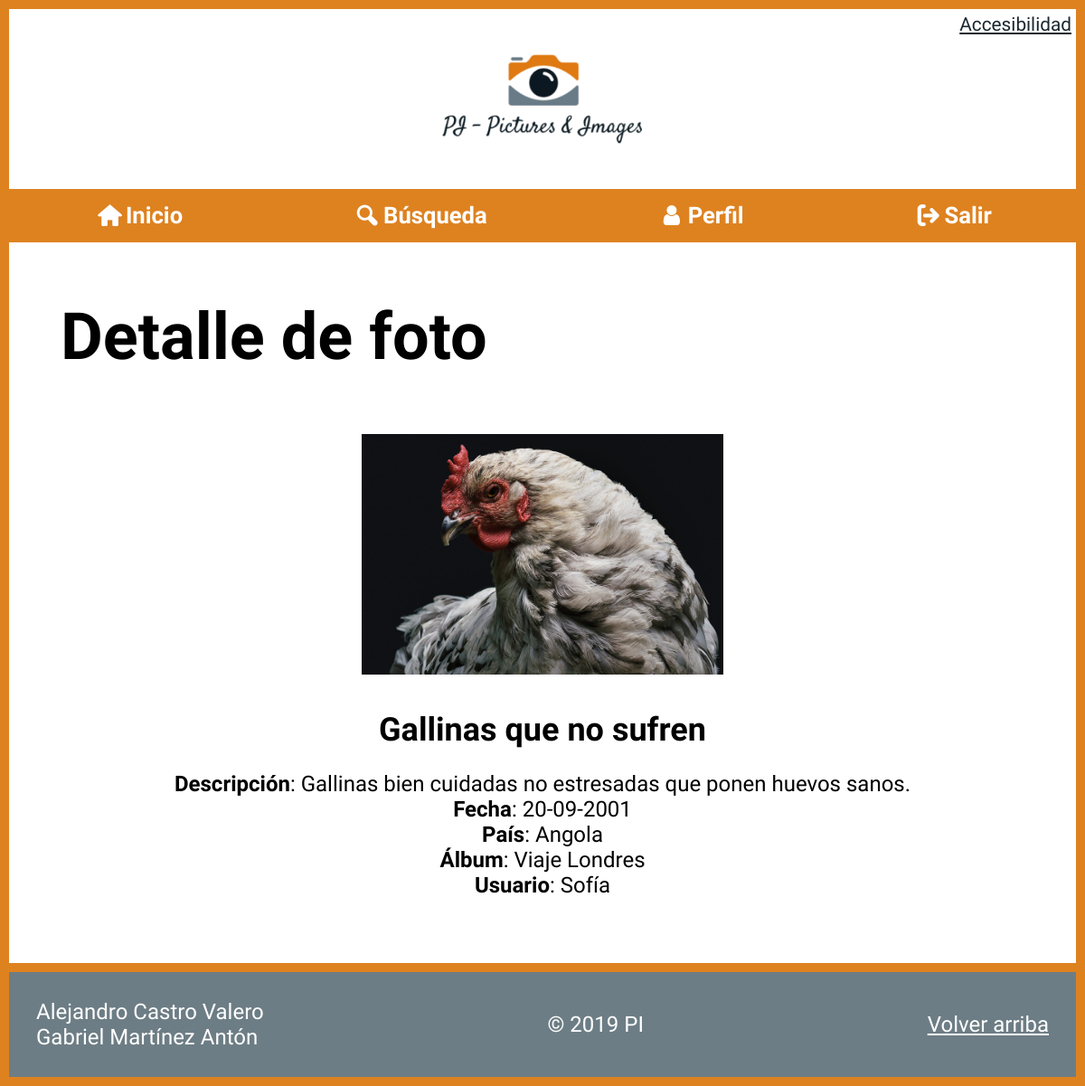
Page /detalle.php?id=2 (signed in) on the earlier database version.
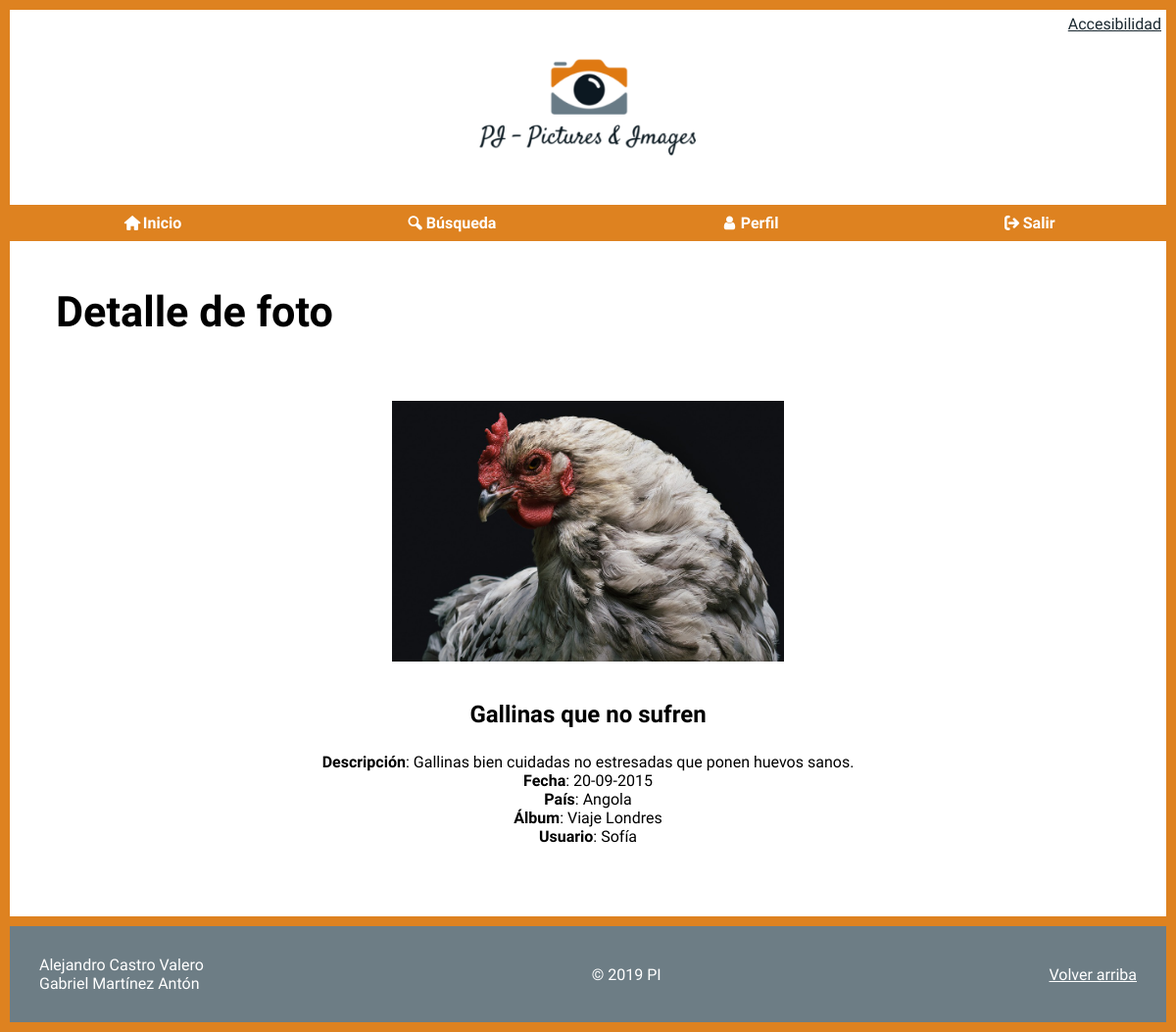
Same page on the later database version.
### tables this page shows
create table `FOTOS` (
    `IdFoto` int not null auto_increment,
    `Titulo` text not null,
    `Descripcion` text not null,
    `Fecha` date,
    `Pais` int,
    `Album` int not null,
    `Fichero` text not null,
    `Alternativo` text not null,
    `FRegistro` datetime not null,
    constraint `PK_paises` primary key (`IdFoto`),
    constraint `FK_Pais2` foreign key (`Pais`) references `PAISES` (`IdPais`),
    constraint `FK_Album` foreign key (`Album`) references `ALBUMES` (`IdAlbum`)
);

create table `PAISES` (
    `IdPais` int not null auto_increment,
    `NomPais` text not null,
    constraint `PK_paises` primary key (`IdPais`)
);

create table `ALBUMES` (
    `IdAlbum` int not null auto_increment,
    `Titulo` text not null,
    `Descripcion` text not null,
    `Usuario` int not null,
    constraint `PK_paises` primary key (`IdAlbum`),
    constraint `FK_Usuario` foreign key (`Usuario`) references `USUARIOS` (`IdUsuario`)
);

create table `USUARIOS` (
    `IdUsuario` int not null auto_increment,
    `NomUsuario` text(15) not null unique,
    `Clave` text(15) not null not null,
    `Email` text not null,
    `Sexo` smallint not null,
    `FNacimiento` date not null,
    `Ciudad` text not null,
    `Pais` int not null,
    `Foto` text not null,
    `FRegistro` datetime not null,
    `Estilo` int not null,
    constraint `PK_usuarios` primary key (`IdUsuario`),
    constraint `FK_Pais` foreign key (`Pais`) references `PAISES` (`IdPais`),
    constraint `FK_Estilos` foreign key (`Estilo`) references `ESTILOS` (`IdEstilo`)
);

### detalle.php (the view, shortened to what this page needs)
<?php
    if (isset($_SESSION["logueado"])) {
        $estilo = $_SESSION["estilo"];
        require_once("head.php");
        require_once("header.php");
        $id = $_GET['id'];
        include("conexionBD.php");
        $sentencia = "SELECT f.Fichero, f.Alternativo, f.Titulo, f.Descripcion, f.Fecha, p.NomPais, a.Titulo AS TAlbum, u.NomUsuario
            FROM fotos f LEFT JOIN paises p ON p.IdPais=f.Pais
            JOIN albumes a ON a.IdAlbum=f.Album
            JOIN usuarios u ON u.IdUsuario=a.Usuario
            WHERE f.IdFoto = ?";
        $mysqli = $conexion->prepare($sentencia);
        $mysqli->bind_param('i', $id);
        if (!$mysqli->execute()) {
            echo '<p>Error al obtener la foto de la BD' .$conexion->connect_error. '</p>';
            exit;
        }
        $resultado = $mysqli->get_result();
        if ($resultado->num_rows) {
            $fila = $resultado->fetch_object();
            echo "<main>
                <section>
                    <h1>Detalle de foto</h1>
                    <section class='printCentro'>";
            echo "
            <img width='400' src='$fila->Fichero' alt='$fila->Alternativo'>
            <h2>$fila->Titulo</h2>
            <p><b>Descripción</b>: $fila->Descripcion</p>";
            if (isset($fila->Fecha)) {
                $fecha = explode("-", $fila->Fecha);
                echo "<p><b>Fecha</b>: $fecha[2]-$fecha[1]-$fecha[0]</p>";
            } else {
                echo "<p><b>Fecha</b>: No consta</p>";
            }
            if (isset($fila->NomPais)) {
                echo "<p><b>País</b>: $fila->NomPais</p>";
            } else {
                echo "<p><b>País</b>: No consta</p>";
            }
            echo "
            <p><b>Álbum</b>: $fila->TAlbum</p>
            <p><b>Usuario</b>: $fila->NomUsuario</p>";
            echo "</section></section></main>";
        } else {
            echo "<p style='margin: 145px auto;'>Esta foto no existe en la Base de Datos.</p>";
        }
        require_once("footer.php");
    } else {
        $host = $_SERVER['HTTP_HOST'];
		$uri  = rtrim(dirname($_SERVER['PHP_SELF']), '/\\');
		$extra = 'index.php?fallo=2';
        header("Location: http://$host$uri/$extra");
    }
?>

### head.php (shortened to what this page needs)
<!DOCTYPE html>
<html lang="es">
<head>
    <?php
        echo "<link rel='stylesheet' href=$estilo>";
    ?>
    <link rel="stylesheet" href="css/fontello.css">
    <link rel="stylesheet" type="text/css" href="css/print.css" media="print">
</head>

### header.php (shortened to what this page needs)
<body>
    <header id="cabecera">
        <figure>
            <a href="index.php">
                <img width="250" src="Images/logotipo.png" alt="Logotipo de PI">
            </a>
        </figure>
        <nav>
            <ul>
                <li><a href="index.php"><i class="icon-home"></i>Inicio</a></li>
                <li><a href="busqueda.php"><i class="icon-search"></i>Búsqueda</a></li>
                <?php
                    if (isset($_SESSION["logueado"])) {
                        echo '<li><a href="perfil.php"><i class="icon-user"></i>Perfil</a></li>
                            <li><a href="salir.php"><i class="icon-logout"></i>Salir</a></li>';
                    } else {
                        echo '<li><a href="registro.php"><i class="icon-wpforms"></i>Registro</a></li>';
                    }
                ?>
            </ul>
        </nav>
        <p><a href="accesibilidad.php">Accesibilidad</a></p>
    </header>

### footer.php
<footer>
        <p>Alejandro Castro Valero<br>Gabriel Martínez Antón</p>
        <p>© 2019 PI</p>
        <a href="#cabecera">Volver arriba</a>
    </footer>
</body>
</html>

### css/style.css (style rules this page uses)
:root { --color1: #de8220; --color2: #6d7d85; --color3: #1a2830; }
* { box-sizing: border-box; padding: 0; margin: 0; }
body { margin: 10px; background-color: var(--color1); font-family: 'Imprima', sans-serif; }
header { background-color: #fff; width: 100%; display: flex; flex-direction: column; }
header > figure { margin: auto; }
header > nav > ul { display: flex; list-style-type: none; }
header > nav > ul > li { flex-grow: 1; }
header > nav > ul > li > a { color: #fff; text-decoration: none; height: 2.3em; display: flex; justify-content: center; align-items: center; background-color: var(--color1); font-weight: bold; }
main { background-color: #fff; margin-bottom: 10px; padding-bottom: 45px; }
main > section { padding: 22px; }
main > section > h1 { font-size: 2.7em; margin: 25px 25px 60px 25px; font-family: 'Satisfy', sans-serif; }
footer { background-color: var(--color2); padding: 30px; margin-top: 10px; display: flex; justify-content: space-between; align-items: center; }
footer > p { color: #fff; }
footer > a { color: #fff; }
header > p { position: absolute; right: 15px; top: 15px; }
header > p > a { color: var(--color3); }
header > figure > a > img:first-child { display: block; }
main > section { position: relative; }
section>section { display: flex; flex-direction: column; justify-content: center; align-items: center; padding: 5px; }
section>section:last-child>h2 { margin: 40px auto 25px auto; }

### css/print.css (style rules this page uses)
body, main,h2,h3,p,h1, label { font-family: sans-serif; font-size: 12pt; color: #000; }
* { background-color: #fff; }
a { color: blue; }
header, footer, nav { display:none; }
img { -webkit-filter: grayscale(100%); filter: grayscale(100%); width: 150pt; }
main::after { content: 'http://localhost/DAW/practica05/index.html © 2019 PI'; display: block; text-align: center; border-top: 1pt solid black; border-bottom: 1pt solid black; padding: 2pt; font-size: 12pt; page-break-after: avoid; }
main>section>h1 { font-family: sans-serif; font-size: 20pt; margin: 0; }
p { font-size: 12pt; }
.printCentro { margin-top: 150pt; }
.printCentro>img { width: 300pt; }
.printCentro>h2 { font-size: 20pt; }

### css/letraGrande.css (style rules this page uses)
header > nav > ul > li { font-size: 1.6em; }
header > nav > ul > li > a { height: 2.3em; }
main > section { font-size: 1.5em; }
main > section > h1 { font-size: 3em; margin: 40px 25px 60px 35px; }
footer > p { font-size: 1.5em; }
footer > a { font-size: 1.5em; }
header > p > a { font-size: 1.3em; }
header > figure > a > img:first-child { display: block; }

Differences in the rows shown:
changed fotos "Gallinas que no sufren": Fecha "2001" → "2015"
